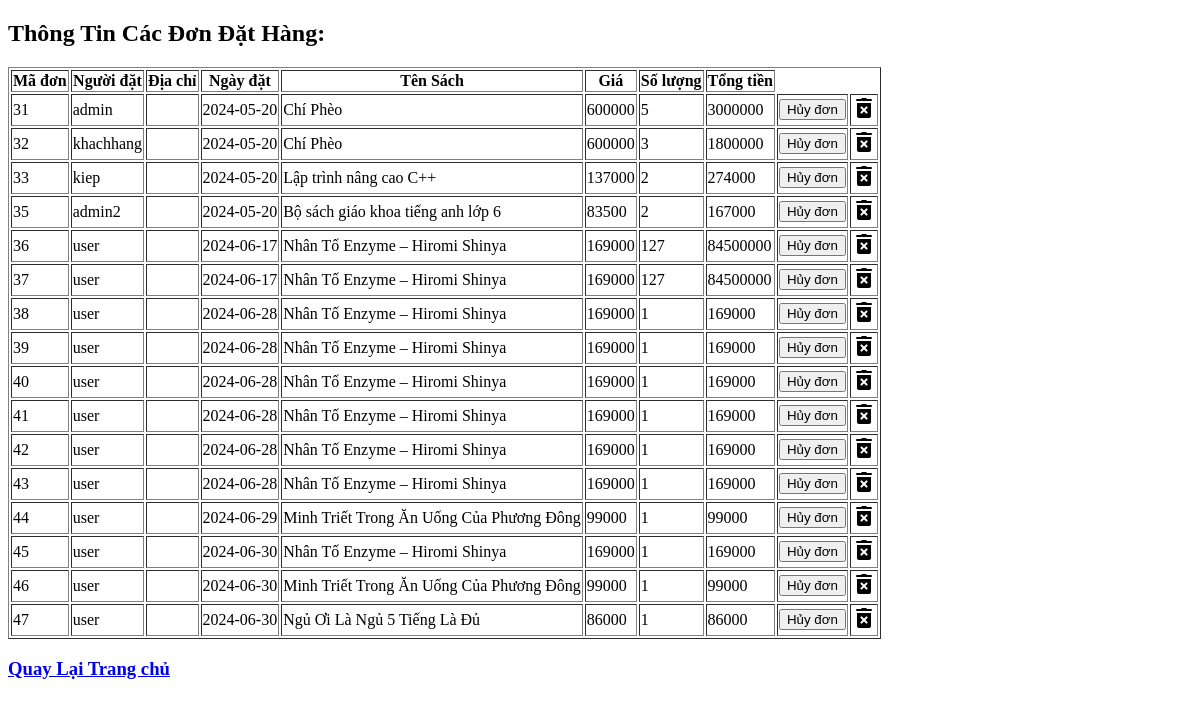
/booksell2/donhang.php (signed in), run on the app's committed database.
### tables this page shows
CREATE TABLE `orders` (
  `OrderID` int(11) NOT NULL,
  `AccountID` int(11) NOT NULL,
  `Amount` float NOT NULL,
  `DateTran` date NOT NULL,
  `order_status` int(11) NOT NULL
);

CREATE TABLE `accounts` (
  `AccountID` int(11) NOT NULL,
  `Username` char(50) DEFAULT NULL,
  `Pass` text NOT NULL,
  `RoleID` int(11) NOT NULL
);

CREATE TABLE `books` (
  `ISBN` char(13) NOT NULL,
  `Author` char(255) DEFAULT NULL,
  `Title` char(100) DEFAULT NULL,
  `Price` float DEFAULT NULL,
  `Description` text DEFAULT NULL,
  `CategoryID` int(11) DEFAULT NULL,
  `Picture` text DEFAULT NULL,
  `Soluong` int(11) DEFAULT NULL
);

CREATE TABLE `order_items` (
  `OrderID` int(11) NOT NULL,
  `ISBN` char(13) NOT NULL,
  `Quantity` int(11) NOT NULL,
  `Prices` float NOT NULL
);

### booksell2/donhang.php (the view, shortened to what this page needs)
<!DOCTYPE html>
<html lang="en">
<head>
    <link rel="stylesheet" href="style.css">
</head>
<body>
    <h2>Thông Tin Các Đơn Đặt Hàng:</h2>
    <?php
    include_once ("connect.php");
    if (isset($_SESSION["Role"]) && $_SESSION["Role"] != 1) {
        if (isset($_GET["category"])) {
            if ($_GET["category"] == 0) {
                $sql = "SELECT o.OrderID, o.DateTran, b.Title, b.Price, i.Prices, i.Quantity
                FROM orders o
                INNER JOIN order_items i ON o.OrderID = i.OrderID
                INNER JOIN accounts a ON o.AccountID = a.AccountID
                INNER JOIN books b ON i.ISBN = b.ISBN
                WHERE o.AccountID = " . $_SESSION['Account'] . "
                AND o.order_status = 0";
            } else {
                ?>
                <script>
                    alertMessange("Đã có lỗi xảy ra! Vui lòng thử lại.", "trangchu.php");
                </script>
                <?php
            }
        } else {
            $sql = "SELECT o.OrderID, o.DateTran, b.Title, b.Price, i.Prices, i.Quantity
            FROM orders o
            INNER JOIN order_items i ON o.OrderID = i.OrderID
            INNER JOIN accounts a ON o.AccountID = a.AccountID
            INNER JOIN books b ON i.ISBN = b.ISBN
            WHERE o.AccountID = " . $_SESSION['Account'] . "
            AND o.order_status BETWEEN 1 AND 2";
        }
        $result = $conn->query($sql);
        if ($result->num_rows > 0) {
            ?>
            <table border="1px">
                <tr>
                    <th>Mã đơn</th>
                    <th>Ngày đặt</th>
                    <th>Tên Sách</th>
                    <th>Giá</th>
                    <th>Số lượng</th>
                    <th>Tổng tiền</th>
                    <th></th>
                </tr>
                <?php
                while ($row = $result->fetch_assoc()) {
                    ?>
                    <tr>
                        <td><?php echo $row["OrderID"] ?></td>
                        <td><?php echo $row["DateTran"] ?></td>
                        <td><?php echo $row["Title"] ?></td>
                        <td><?php echo $row["Price"] ?></td>
                        <td><?php echo $row["Quantity"] ?></td>
                        <td><?php echo $row["Prices"] ?></td>
                        <td><a href="cancel_order.php?id=<?php echo $row["OrderID"] ?>"><button>Hủy đơn</button></a></td>
                    </tr>
                    <?php
                }
                ?>
            </table>
            <?php
        }
    } else if (isset($_SESSION["Role"]) && $_SESSION["Role"] == 1) {
        $sql = "SELECT o.OrderID, a.Username, o.Amount, o.DateTran, i.ISBN, b.Title, b.Price, i.Prices, i.Quantity
        FROM orders o
        INNER JOIN order_items i ON o.OrderID = i.OrderID
        INNER JOIN accounts a ON o.AccountID = a.AccountID
        INNER JOIN books b ON i.ISBN = b.ISBN";
        $result = $conn->query($sql);
        if ($result->num_rows > 0) {
            ?>
                <table border="1px">
                    <tr>
                        <th>Mã đơn</th>
                        <th>Người đặt</th>
                        <th>Địa chỉ</th>
                        <th>Ngày đặt</th>
                        <th>Tên Sách</th>
                        <th>Giá</th>
                        <th>Số lượng</th>
                        <th>Tổng tiền</th>
                    </tr>
                    <?php
                    while ($row = $result->fetch_assoc()) {
                        ?>
                        <tr>
                            <td><?php echo $row["OrderID"] ?></td>
                            <td><?php echo $row["Username"] ?></td>
                            <td></td>
                            <td><?php echo $row["DateTran"] ?></td>
                            <td><?php echo $row["Title"] ?></td>
                            <td><?php echo $row["Price"] ?></td>
                            <td><?php echo $row["Quantity"] ?></td>
                            <td><?php echo $row["Prices"] ?></td>
                            <td><a href="cancel_order.php?id=<?php echo $row["OrderID"] ?>"><button>Hủy đơn</button></a></td>
                            <td>
                                <a onclick="return confirm('Bạn có chắc xóa không?');"
                                    href="xoa_donhang.php?ma=<?php echo $row["OrderID"]; ?>">
                                    <img src="images/icons8-delete-24.png">
                                </a>
                            </td>
                        </tr>
                    <?php
                    }
                    ?>
                </table>
            <?php
        }
    } else {
        echo "Không có đơn hàng nào.";
    }
    ?>
    <h3><a class="nav-link" href="trangchu.php">Quay Lại Trang chủ</a></h3>
</body>
</html>

### data on the page
orders: OrderID "31", AccountID.Username "admin", DateTran "2024-05-20", books.Title "Chí Phèo", books.Price "600000", order_items.Quantity "5", order_items.Prices "3000000"
orders: OrderID "32", AccountID.Username "khachhang", DateTran "2024-05-20", books.Title "Chí Phèo", books.Price "600000", order_items.Quantity "3", order_items.Prices "1800000"
orders: OrderID "33", AccountID.Username "kiep", DateTran "2024-05-20", books.Title "Lập trình nâng cao C++", books.Price "137000", order_items.Quantity "2", order_items.Prices "274000"
orders: OrderID "35", AccountID.Username "admin2", DateTran "2024-05-20", books.Title "Bộ sách giáo khoa tiếng anh lớp 6", books.Price "83500", order_items.Quantity "2", order_items.Prices "167000"
orders: OrderID "36", AccountID.Username "user", DateTran "2024-06-17", books.Title "Nhân Tố Enzyme – Hiromi Shinya", books.Price "169000", order_items.Quantity "127", order_items.Prices "84500000"
orders: OrderID "37", AccountID.Username "user", DateTran "2024-06-17", books.Title "Nhân Tố Enzyme – Hiromi Shinya", books.Price "169000", order_items.Quantity "127", order_items.Prices "84500000"
orders: OrderID "38", AccountID.Username "user", DateTran "2024-06-28", books.Title "Nhân Tố Enzyme – Hiromi Shinya", books.Price "169000", order_items.Quantity "1", order_items.Prices "169000"
orders: OrderID "39", AccountID.Username "user", DateTran "2024-06-28", books.Title "Nhân Tố Enzyme – Hiromi Shinya", books.Price "169000", order_items.Quantity "1", order_items.Prices "169000"
orders: OrderID "40", AccountID.Username "user", DateTran "2024-06-28", books.Title "Nhân Tố Enzyme – Hiromi Shinya", books.Price "169000", order_items.Quantity "1", order_items.Prices "169000"
orders: OrderID "41", AccountID.Username "user", DateTran "2024-06-28", books.Title "Nhân Tố Enzyme – Hiromi Shinya", books.Price "169000", order_items.Quantity "1", order_items.Prices "169000"
orders: OrderID "42", AccountID.Username "user", DateTran "2024-06-28", books.Title "Nhân Tố Enzyme – Hiromi Shinya", books.Price "169000", order_items.Quantity "1", order_items.Prices "169000"
orders: OrderID "43", AccountID.Username "user", DateTran "2024-06-28", books.Title "Nhân Tố Enzyme – Hiromi Shinya", books.Price "169000", order_items.Quantity "1", order_items.Prices "169000"
orders: OrderID "44", AccountID.Username "user", DateTran "2024-06-29", books.Title "Minh Triết Trong Ăn Uống Của Phương Đông", books.Price "99000", order_items.Quantity "1", order_items.Prices "99000"
orders: OrderID "45", AccountID.Username "user", DateTran "2024-06-30", books.Title "Nhân Tố Enzyme – Hiromi Shinya", books.Price "169000", order_items.Quantity "1", order_items.Prices "169000"
orders: OrderID "46", AccountID.Username "user", DateTran "2024-06-30", books.Title "Minh Triết Trong Ăn Uống Của Phương Đông", books.Price "99000", order_items.Quantity "1", order_items.Prices "99000"
orders: OrderID "47", AccountID.Username "user", DateTran "2024-06-30", books.Title "Ngủ Ơi Là Ngủ 5 Tiếng Là Đủ", books.Price "86000", order_items.Quantity "1", order_items.Prices "86000"
